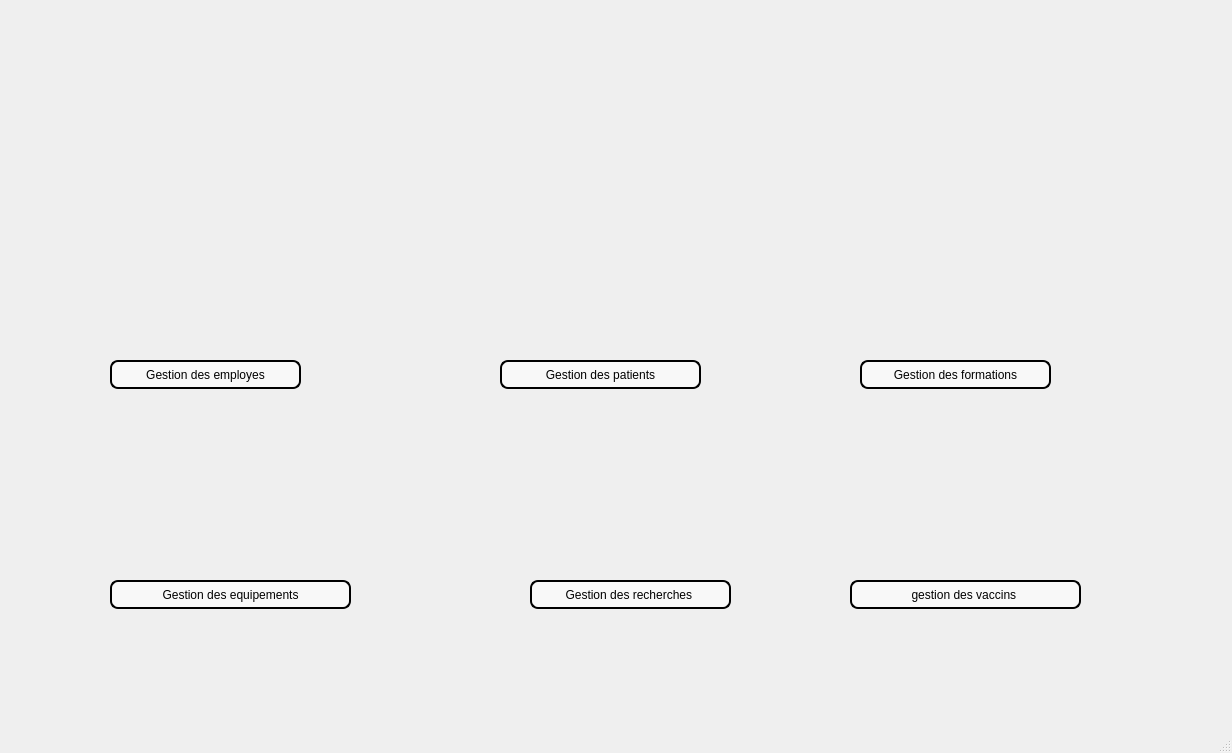
<?xml version="1.0" encoding="UTF-8"?>
<ui version="4.0">
 <class>menu</class>
 <widget class="QMainWindow" name="menu">
  <property name="geometry">
   <rect>
    <x>0</x>
    <y>0</y>
    <width>1232</width>
    <height>753</height>
   </rect>
  </property>
  <property name="windowTitle">
   <string>MainWindow</string>
  </property>
  <widget class="QWidget" name="centralwidget">
   <widget class="QLabel" name="label">
    <property name="geometry">
     <rect>
      <x>610</x>
      <y>30</y>
      <width>241</width>
      <height>131</height>
     </rect>
    </property>
    <property name="styleSheet">
     <string notr="true">image: url(:/logo9.png);</string>
    </property>
    <property name="text">
     <string/>
    </property>
   </widget>
   <widget class="QLabel" name="label_2">
    <property name="geometry">
     <rect>
      <x>110</x>
      <y>210</y>
      <width>171</width>
      <height>121</height>
     </rect>
    </property>
    <property name="styleSheet">
     <string notr="true">border-image: url(:/employe.png);</string>
    </property>
    <property name="text">
     <string/>
    </property>
   </widget>
   <widget class="QLabel" name="label_3">
    <property name="geometry">
     <rect>
      <x>480</x>
      <y>210</y>
      <width>221</width>
      <height>111</height>
     </rect>
    </property>
    <property name="styleSheet">
     <string notr="true">image: url(:/patient.png);</string>
    </property>
    <property name="text">
     <string/>
    </property>
   </widget>
   <widget class="QLabel" name="label_4">
    <property name="geometry">
     <rect>
      <x>860</x>
      <y>210</y>
      <width>181</width>
      <height>101</height>
     </rect>
    </property>
    <property name="styleSheet">
     <string notr="true">image: url(:/formation.png);</string>
    </property>
    <property name="text">
     <string/>
    </property>
   </widget>
   <widget class="QLabel" name="label_5">
    <property name="geometry">
     <rect>
      <x>130</x>
      <y>430</y>
      <width>211</width>
      <height>91</height>
     </rect>
    </property>
    <property name="styleSheet">
     <string notr="true">image: url(:/equipement.png);</string>
    </property>
    <property name="text">
     <string/>
    </property>
   </widget>
   <widget class="QLabel" name="label_6">
    <property name="geometry">
     <rect>
      <x>510</x>
      <y>430</y>
      <width>221</width>
      <height>81</height>
     </rect>
    </property>
    <property name="styleSheet">
     <string notr="true">image: url(:/recherche.png);</string>
    </property>
    <property name="text">
     <string/>
    </property>
   </widget>
   <widget class="QLabel" name="label_7">
    <property name="geometry">
     <rect>
      <x>880</x>
      <y>440</y>
      <width>171</width>
      <height>81</height>
     </rect>
    </property>
    <property name="styleSheet">
     <string notr="true">image: url(:/vaccins.png);</string>
    </property>
    <property name="text">
     <string/>
    </property>
   </widget>
   <widget class="QPushButton" name="pushButton">
    <property name="geometry">
     <rect>
      <x>110</x>
      <y>360</y>
      <width>191</width>
      <height>29</height>
     </rect>
    </property>
    <property name="styleSheet">
     <string notr="true">QPushButton {
    background-color: rgba(255, 255, 255, 150); /* Semi-transparent white */
    border: 2px solid black; /* Black border */
    border-radius: 8px;
    color: black; /* Default text color */
}

QPushButton:hover {
    background-color: rgba(255, 255, 255, 180); /* Slightly less transparent on hover */
    border: 2px solid black; /* Keep border black */
}
</string>
    </property>
    <property name="text">
     <string>Gestion des employes</string>
    </property>
   </widget>
   <widget class="QPushButton" name="pushButton_2">
    <property name="geometry">
     <rect>
      <x>500</x>
      <y>360</y>
      <width>201</width>
      <height>29</height>
     </rect>
    </property>
    <property name="styleSheet">
     <string notr="true">QPushButton {
    background-color: rgba(255, 255, 255, 150); /* Semi-transparent white */
    border: 2px solid black; /* Black border */
    border-radius: 8px;
    color: black; /* Default text color */
}

QPushButton:hover {
    background-color: rgba(255, 255, 255, 180); /* Slightly less transparent on hover */
    border: 2px solid black; /* Keep border black */
}
</string>
    </property>
    <property name="text">
     <string>Gestion des patients</string>
    </property>
   </widget>
   <widget class="QPushButton" name="pushButton_3">
    <property name="geometry">
     <rect>
      <x>860</x>
      <y>360</y>
      <width>191</width>
      <height>29</height>
     </rect>
    </property>
    <property name="styleSheet">
     <string notr="true">QPushButton {
    background-color: rgba(255, 255, 255, 150); /* Semi-transparent white */
    border: 2px solid black; /* Black border */
    border-radius: 8px;
    color: black; /* Default text color */
}

QPushButton:hover {
    background-color: rgba(255, 255, 255, 180); /* Slightly less transparent on hover */
    border: 2px solid black; /* Keep border black */
}
</string>
    </property>
    <property name="text">
     <string>Gestion des formations</string>
    </property>
   </widget>
   <widget class="QPushButton" name="pushButton_4">
    <property name="geometry">
     <rect>
      <x>110</x>
      <y>580</y>
      <width>241</width>
      <height>29</height>
     </rect>
    </property>
    <property name="styleSheet">
     <string notr="true">QPushButton {
    background-color: rgba(255, 255, 255, 150); /* Semi-transparent white */
    border: 2px solid black; /* Black border */
    border-radius: 8px;
    color: black; /* Default text color */
}

QPushButton:hover {
    background-color: rgba(255, 255, 255, 180); /* Slightly less transparent on hover */
    border: 2px solid black; /* Keep border black */
}
</string>
    </property>
    <property name="text">
     <string>Gestion des equipements</string>
    </property>
   </widget>
   <widget class="QPushButton" name="pushButton_5">
    <property name="geometry">
     <rect>
      <x>530</x>
      <y>580</y>
      <width>201</width>
      <height>29</height>
     </rect>
    </property>
    <property name="styleSheet">
     <string notr="true">QPushButton {
    background-color: rgba(255, 255, 255, 150); /* Semi-transparent white */
    border: 2px solid black; /* Black border */
    border-radius: 8px;
    color: black; /* Default text color */
}

QPushButton:hover {
    background-color: rgba(255, 255, 255, 180); /* Slightly less transparent on hover */
    border: 2px solid black; /* Keep border black */
}
</string>
    </property>
    <property name="text">
     <string>Gestion des recherches </string>
    </property>
   </widget>
   <widget class="QPushButton" name="pushButton_6">
    <property name="geometry">
     <rect>
      <x>850</x>
      <y>580</y>
      <width>231</width>
      <height>29</height>
     </rect>
    </property>
    <property name="styleSheet">
     <string notr="true">QPushButton {
    background-color: rgba(255, 255, 255, 150); /* Semi-transparent white */
    border: 2px solid black; /* Black border */
    border-radius: 8px;
    color: black; /* Default text color */
}

QPushButton:hover {
    background-color: rgba(255, 255, 255, 180); /* Slightly less transparent on hover */
    border: 2px solid black; /* Keep border black */
}
</string>
    </property>
    <property name="text">
     <string>gestion des vaccins </string>
    </property>
   </widget>
  </widget>
  <widget class="QMenuBar" name="menubar">
   <property name="geometry">
    <rect>
     <x>0</x>
     <y>0</y>
     <width>1232</width>
     <height>26</height>
    </rect>
   </property>
  </widget>
  <widget class="QStatusBar" name="statusbar"/>
 </widget>
 <resources/>
 <connections/>
</ui>
